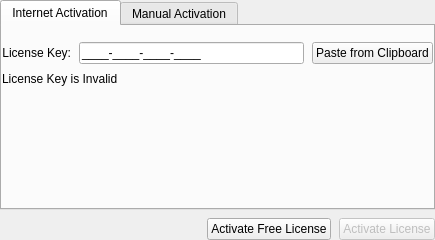
<?xml version="1.0" encoding="UTF-8"?>
<ui version="4.0">
 <class>LicenseWidget</class>
 <widget class="QWidget" name="LicenseWidget">
  <property name="geometry">
   <rect>
    <x>0</x>
    <y>0</y>
    <width>435</width>
    <height>240</height>
   </rect>
  </property>
  <layout class="QVBoxLayout" name="verticalLayout">
   <property name="spacing">
    <number>8</number>
   </property>
   <property name="leftMargin">
    <number>0</number>
   </property>
   <property name="topMargin">
    <number>0</number>
   </property>
   <property name="rightMargin">
    <number>0</number>
   </property>
   <property name="bottomMargin">
    <number>0</number>
   </property>
   <item>
    <widget class="QTabWidget" name="tabWidget">
     <property name="currentIndex">
      <number>0</number>
     </property>
     <widget class="QWidget" name="onlinePage">
      <attribute name="title">
       <string>Internet Activation</string>
      </attribute>
      <layout class="QVBoxLayout" name="verticalLayout_2">
       <property name="spacing">
        <number>8</number>
       </property>
       <property name="leftMargin">
        <number>0</number>
       </property>
       <property name="topMargin">
        <number>16</number>
       </property>
       <property name="rightMargin">
        <number>0</number>
       </property>
       <property name="bottomMargin">
        <number>16</number>
       </property>
       <item>
        <layout class="QHBoxLayout" name="horizontalLayout_4">
         <item>
          <widget class="QLabel" name="onlineKeyLabel">
           <property name="text">
            <string>License Key:</string>
           </property>
           <property name="alignment">
            <set>Qt::AlignRight|Qt::AlignTrailing|Qt::AlignVCenter</set>
           </property>
          </widget>
         </item>
         <item>
          <widget class="QLineEdit" name="onlineKeyEdit">
           <property name="inputMask">
            <string notr="true">&gt;NNNN-NNNN-NNNN-NNNN;_</string>
           </property>
           <property name="text">
            <string notr="true">---</string>
           </property>
           <property name="cursorPosition">
            <number>19</number>
           </property>
          </widget>
         </item>
         <item>
          <widget class="QPushButton" name="pasteKeyButton">
           <property name="text">
            <string>Paste from Clipboard</string>
           </property>
          </widget>
         </item>
        </layout>
       </item>
       <item>
        <widget class="QLabel" name="licenseKeyWarningLabel">
         <property name="text">
          <string>License Key is Invalid</string>
         </property>
        </widget>
       </item>
       <item>
        <spacer name="verticalSpacer">
         <property name="orientation">
          <enum>Qt::Vertical</enum>
         </property>
         <property name="sizeHint" stdset="0">
          <size>
           <width>410</width>
           <height>105</height>
          </size>
         </property>
        </spacer>
       </item>
      </layout>
     </widget>
     <widget class="QWidget" name="manualPage">
      <attribute name="title">
       <string>Manual Activation</string>
      </attribute>
      <layout class="QVBoxLayout" name="verticalLayout_3">
       <property name="spacing">
        <number>8</number>
       </property>
       <property name="leftMargin">
        <number>0</number>
       </property>
       <property name="topMargin">
        <number>16</number>
       </property>
       <property name="rightMargin">
        <number>0</number>
       </property>
       <property name="bottomMargin">
        <number>16</number>
       </property>
       <item>
        <layout class="QFormLayout" name="formLayout">
         <property name="fieldGrowthPolicy">
          <enum>QFormLayout::AllNonFixedFieldsGrow</enum>
         </property>
         <item row="0" column="0">
          <widget class="QLabel" name="hardwareIdLabel">
           <property name="text">
            <string>Hardware ID:</string>
           </property>
           <property name="buddy">
            <cstring>hardwareIdEdit</cstring>
           </property>
          </widget>
         </item>
         <item row="0" column="1">
          <layout class="QHBoxLayout" name="horizontalLayout_2">
           <item>
            <widget class="QLineEdit" name="hardwareIdEdit">
             <property name="enabled">
              <bool>true</bool>
             </property>
             <property name="readOnly">
              <bool>true</bool>
             </property>
            </widget>
           </item>
           <item>
            <widget class="QPushButton" name="copyHwidButton">
             <property name="enabled">
              <bool>false</bool>
             </property>
             <property name="text">
              <string>Copy to Clipboard</string>
             </property>
            </widget>
           </item>
          </layout>
         </item>
         <item row="1" column="0">
          <widget class="QLabel" name="activationKeyFileLabel">
           <property name="text">
            <string>Activation Key File:</string>
           </property>
          </widget>
         </item>
         <item row="1" column="1">
          <layout class="QHBoxLayout" name="horizontalLayout_3">
           <item>
            <widget class="QLineEdit" name="fileLineEdit">
             <property name="text">
              <string>Select License File...</string>
             </property>
             <property name="readOnly">
              <bool>true</bool>
             </property>
            </widget>
           </item>
           <item>
            <widget class="QPushButton" name="browseLicenseFileButton">
             <property name="enabled">
              <bool>true</bool>
             </property>
             <property name="text">
              <string>Browse...</string>
             </property>
            </widget>
           </item>
          </layout>
         </item>
        </layout>
       </item>
       <item>
        <widget class="QnWordWrappedLabel" name="manualActivationTextWidget" native="true"/>
       </item>
      </layout>
     </widget>
    </widget>
   </item>
   <item>
    <layout class="QHBoxLayout" name="horizontalLayout" stretch="0,0,0">
     <item>
      <spacer name="horizontalSpacer">
       <property name="orientation">
        <enum>Qt::Horizontal</enum>
       </property>
       <property name="sizeHint" stdset="0">
        <size>
         <width>40</width>
         <height>20</height>
        </size>
       </property>
      </spacer>
     </item>
     <item>
      <widget class="QPushButton" name="activateFreeLicenseButton">
       <property name="enabled">
        <bool>true</bool>
       </property>
       <property name="toolTip">
        <string>License will be bound to the current server</string>
       </property>
       <property name="text">
        <string>Activate Free License</string>
       </property>
      </widget>
     </item>
     <item>
      <widget class="QPushButton" name="activateLicenseButton">
       <property name="enabled">
        <bool>false</bool>
       </property>
       <property name="toolTip">
        <string>License will be bound to the current server</string>
       </property>
       <property name="text">
        <string>Activate License</string>
       </property>
      </widget>
     </item>
    </layout>
   </item>
  </layout>
 </widget>
 <customwidgets>
  <customwidget>
   <class>QnWordWrappedLabel</class>
   <extends>QWidget</extends>
   <header location="global">ui/widgets/word_wrapped_label.h</header>
   <container>1</container>
  </customwidget>
 </customwidgets>
 <tabstops>
  <tabstop>onlineKeyEdit</tabstop>
  <tabstop>hardwareIdEdit</tabstop>
  <tabstop>copyHwidButton</tabstop>
  <tabstop>fileLineEdit</tabstop>
  <tabstop>browseLicenseFileButton</tabstop>
  <tabstop>activateFreeLicenseButton</tabstop>
  <tabstop>activateLicenseButton</tabstop>
 </tabstops>
 <resources/>
 <connections/>
 <slots>
  <slot>serialKeyChanged(QString)</slot>
 </slots>
</ui>
